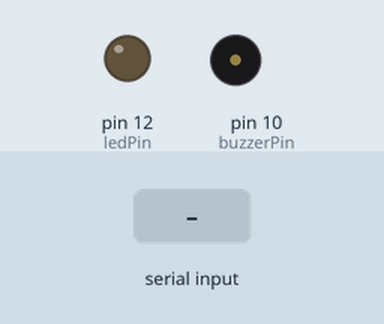
A sketch run on a simulated Arduino Uno, built with avr-gcc and run on an emulated ATmega328P. Shown: output pins drawn as LEDs (lit = HIGH), buzzer (waves = sounding). Dashed ring = blinking. The inputs (shaded band) are chosen by the test bench.

Above: at 1.2 s.
1.3 s: "1" received over Serial
At 1.4 s:
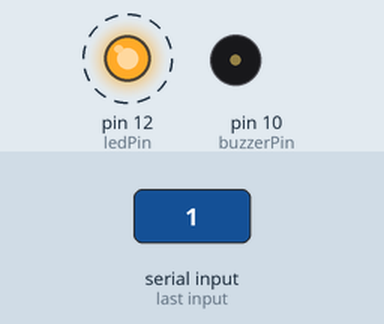
4.3 s: "0" received over Serial
At 4.4 s:
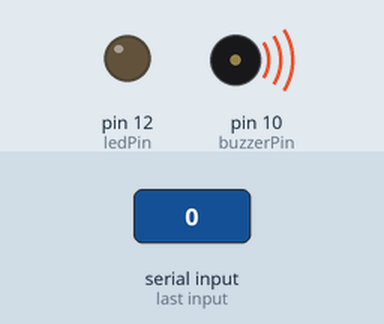
6.0 s: "2" received over Serial
At 6.5 s:
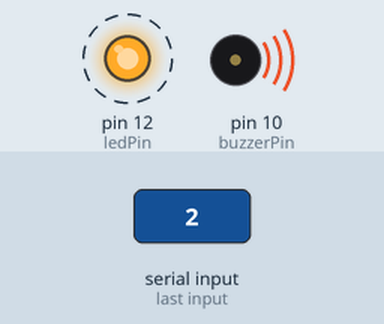
Timing chart, 0 to 15.0 s (numbered marks = the images above; inputs shaded):
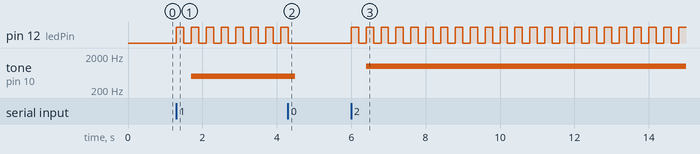

The sketch:

deterrent_sys.ino
```cpp
const int ledPin = 12;
const int buzzerPin = 10;

char receivedData = '0';

void setup() {
  pinMode(ledPin, OUTPUT);
  pinMode(buzzerPin, OUTPUT);
  Serial.begin(9600);
}

void loop() {

  if (Serial.available()) {
    receivedData = Serial.read();
  }

  if (receivedData == '1') {
    blinkLED();
    tone(buzzerPin, 500);   // Low sound
  }
  else if (receivedData == '2') {
    blinkLED();
    tone(buzzerPin, 1000);  // Medium sound
  }
  else if (receivedData == '3') {
    blinkLED();
    tone(buzzerPin, 2000);  // High sound
  }
  else {
    digitalWrite(ledPin, LOW);
    noTone(buzzerPin);
  }
}

void blinkLED() {
  digitalWrite(ledPin, HIGH);
  delay(200);
  digitalWrite(ledPin, LOW);
  delay(200);
}
```

Measured:
- after the input at 1.3 s, pin 12 (ledPin): alternates HIGH for 0.20 s and LOW for 0.20 s, starting at once; tone on pin 10 (buzzerPin): silent → 500 Hz after 0.40 s
- after the input at 4.3 s, pin 12 (ledPin): goes on until 4.3 s, then stays LOW; tone on pin 10 (buzzerPin): 500 Hz → silent after 0.20 s
- after the input at 6.0 s, pin 12 (ledPin): alternates HIGH for 0.20 s and LOW for 0.20 s, starting at once; tone on pin 10 (buzzerPin): silent → 1000 Hz after 0.40 s
